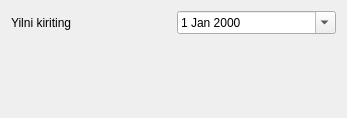
<?xml version="1.0" encoding="UTF-8"?>
<ui version="4.0">
 <class>Form</class>
 <widget class="QWidget" name="Form">
  <property name="geometry">
   <rect>
    <x>0</x>
    <y>0</y>
    <width>347</width>
    <height>118</height>
   </rect>
  </property>
  <property name="windowTitle">
   <string>Form</string>
  </property>
  <layout class="QGridLayout" name="gridLayout">
   <item row="0" column="0">
    <widget class="QLabel" name="label">
     <property name="text">
      <string>Yilni kiriting</string>
     </property>
    </widget>
   </item>
   <item row="0" column="1">
    <widget class="QDateEdit" name="sana">
     <property name="calendarPopup">
      <bool>true</bool>
     </property>
    </widget>
   </item>
   <item row="1" column="0" colspan="2">
    <widget class="QLabel" name="label_2">
     <property name="text">
      <string/>
     </property>
    </widget>
   </item>
  </layout>
 </widget>
 <resources/>
 <connections/>
</ui>
